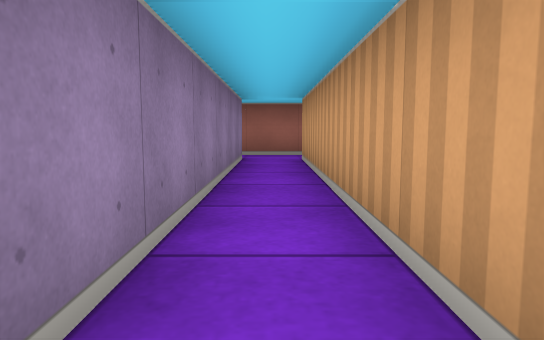
[1] (above)

18 first-person views from a walk through a cub3D level. The camera is about half as high as the walls, tilts 6° down and sees 70° across. The floor is counted in squares. Each view is taken from the middle of a square. On the plan, view 1 faces up. The plan holds only what a view shows up to about 9 squares ahead; the rest is blank.

[2]
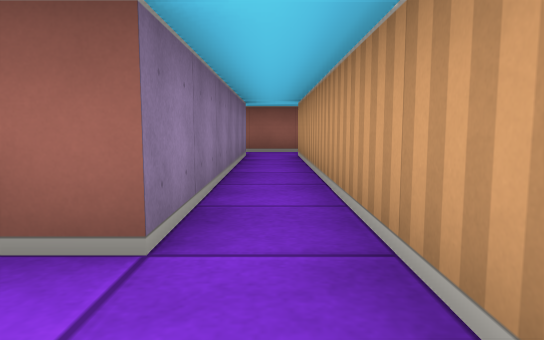

[3]
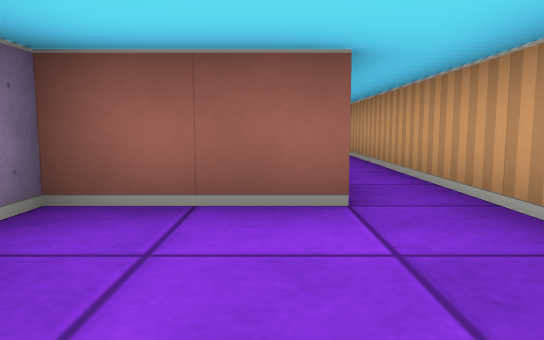

[4]
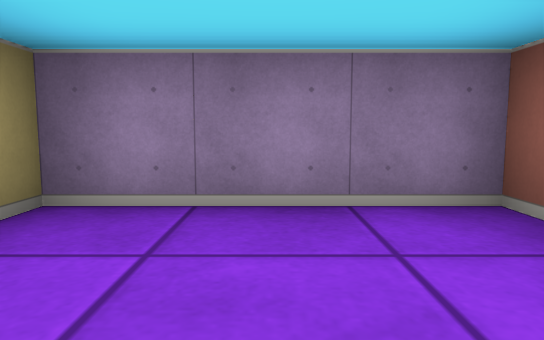

[5]
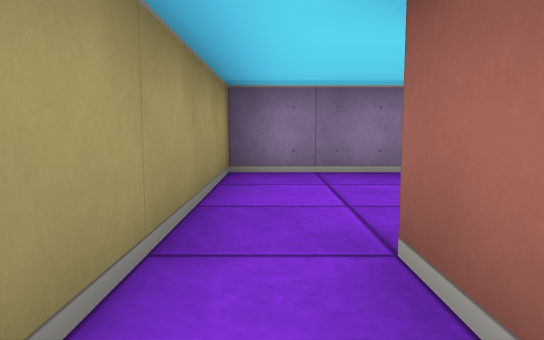

[6]
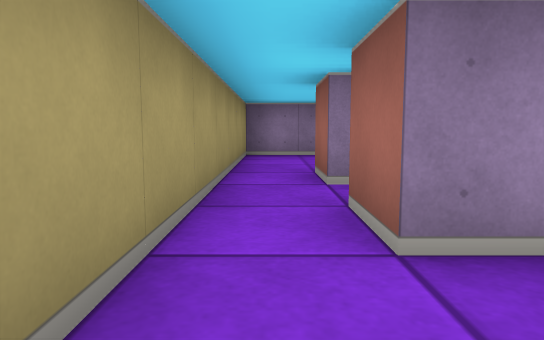

[7]
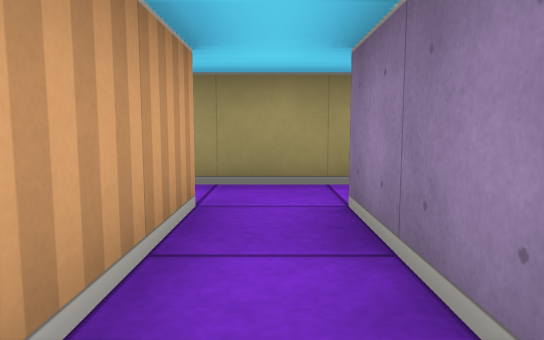

[8]
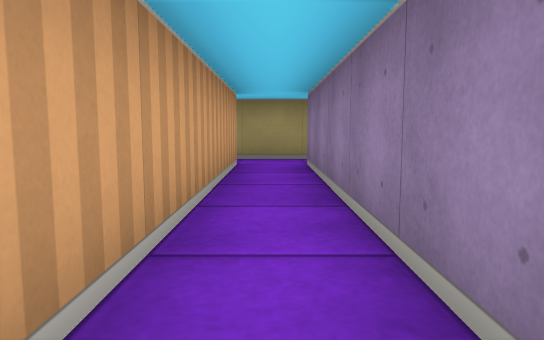

[9]
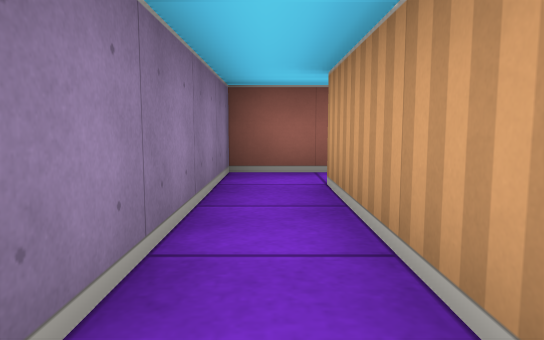

[10]
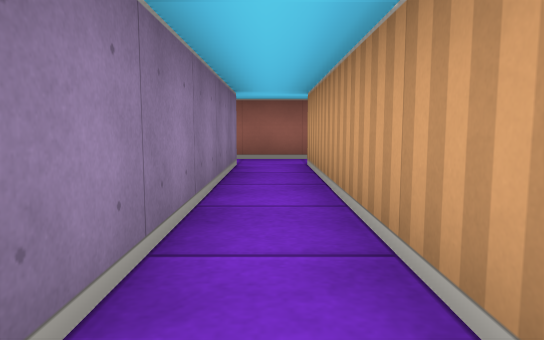

[11]
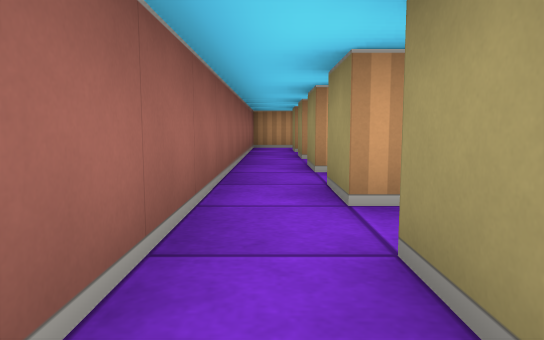

[12]
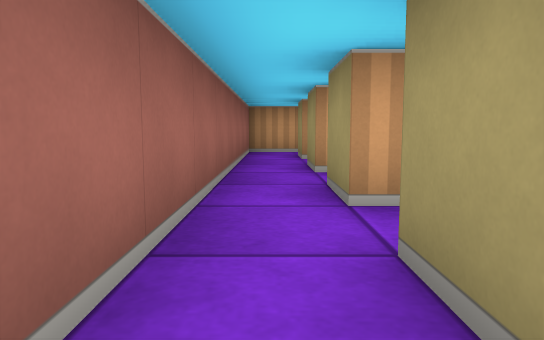

[13]
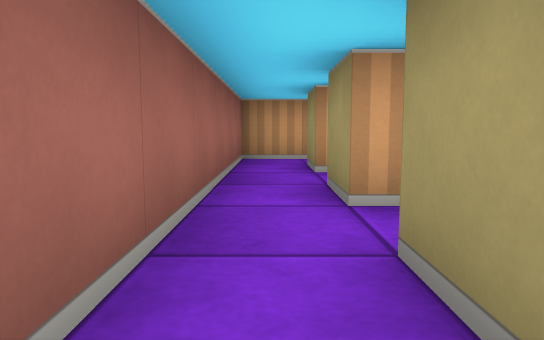

[14]
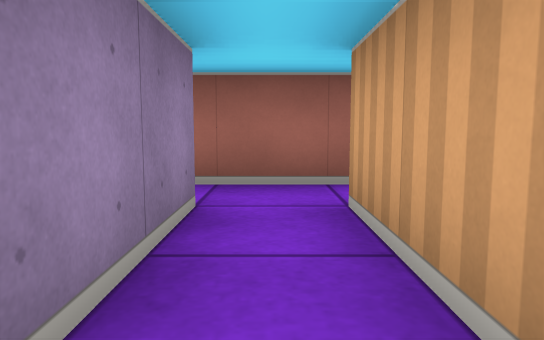

[15]
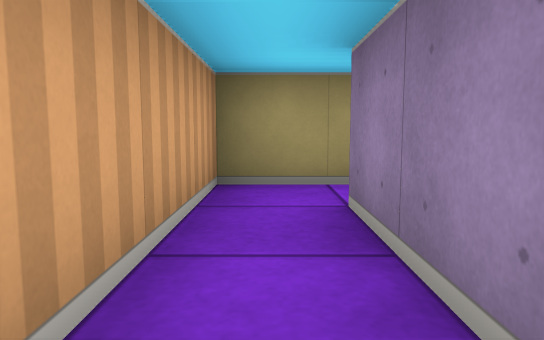

[16]
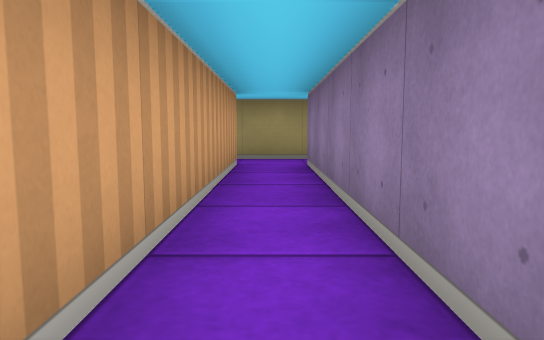

[17]
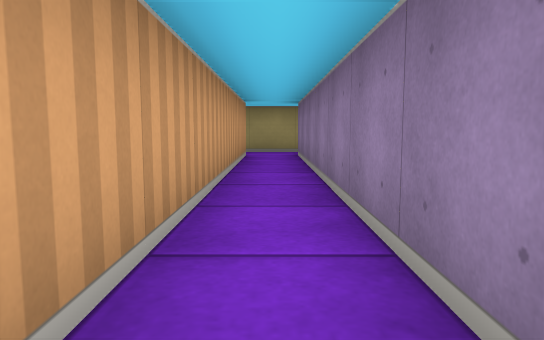

[18]
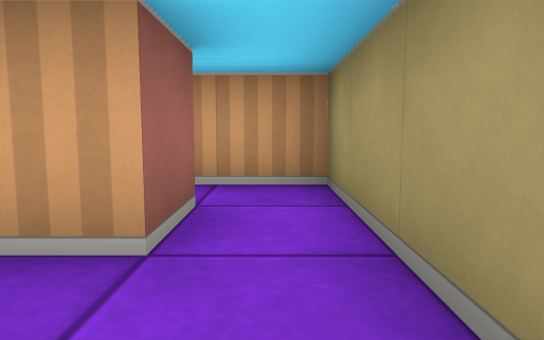

### Floor plan
Key: @ floor where view 1 was taken; # wall or solid block; . floor.
Columns run from 3 left of view 1 to 9 right of it. Each row starts with its distance up from view 1.
  8   ###########
  7  ...........#
  6   #.#.#.#.#.#
  5   #.#.###.#
  4   #.#.#...#
  3   #.#.#.###
  2   #.#.#.#
  1 ###.#.#.#
  0 #..@#.#.#
 -1 #...#.#.#.#
 -2 #.........#
 -3 ###########

Where each view was taken, in squares from view 1:
view 1: 0 up, 0 right, facing up
view 2: 1 down, 0 right, facing up
view 3: 2 down, 1 left, facing up
view 4: 1 down, 0 right, facing left
view 5: 2 down, 2 right, facing left
view 6: 2 down, 5 right, facing left
view 7: 1 up, 4 right, facing down
view 8: 4 up, 4 right, facing down
view 9: 0 up, 4 right, facing up
view 10: 1 up, 0 right, facing up
view 11: 7 up, 2 left, facing right
view 12: 7 up, 0 right, facing right
view 13: 7 up, 2 right, facing right
view 14: 4 up, 6 right, facing up
view 15: 7 up, 6 right, facing down
view 16: 4 up, 2 right, facing down
view 17: 6 up, 2 right, facing down
view 18: 2 down, 3 right, facing right
